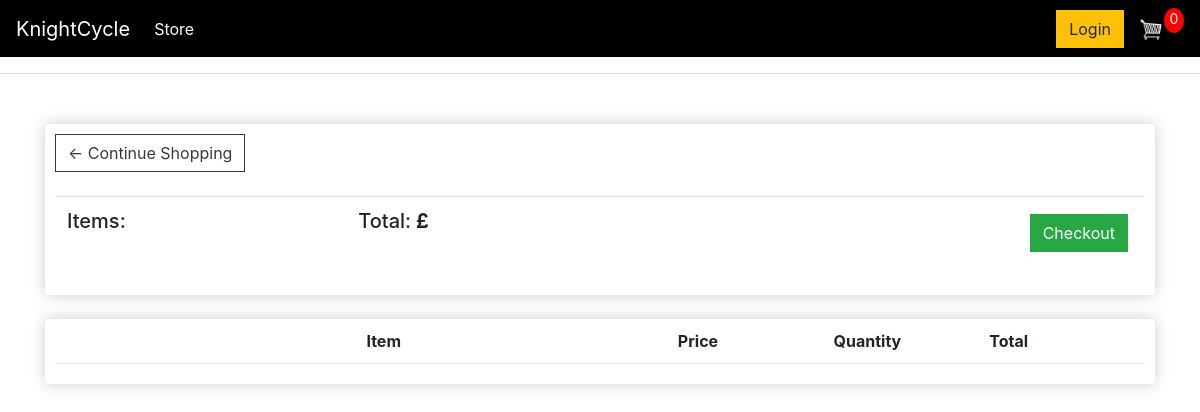
The page /cart/ (signed in) on the database as committed earlier.
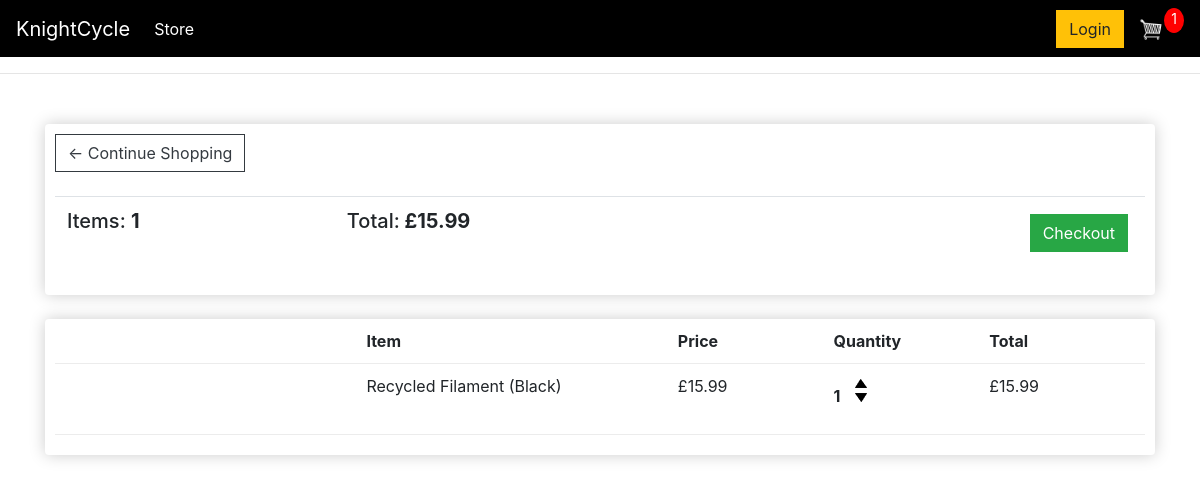
The same page on the database as committed later.
### store/models.py (models this page shows, shortened)
class Order(models.Model):
	customer = models.ForeignKey(Customer, on_delete=models.SET_NULL, null=True, blank=True)
	date_ordered = models.DateTimeField(auto_now_add=True)
	complete = models.BooleanField(default=False)
	transaction_id = models.CharField(max_length=100, null=True)
	@property
	def get_cart_total(self):
		orderitems = self.orderitem_set.all()
		total = sum([item.get_total for item in orderitems])
		return total
	@property
	def get_cart_items(self):
		orderitems = self.orderitem_set.all()
		total = sum([item.quantity for item in orderitems])
		return total

class OrderItem(models.Model):
	product = models.ForeignKey(Product, on_delete=models.SET_NULL, null=True)
	order = models.ForeignKey(Order, on_delete=models.SET_NULL, null=True)
	quantity = models.IntegerField(default=0, null=True, blank=True)
	date_added = models.DateTimeField(auto_now_add=True)
	@property
	def get_total(self):
		total = self.product.price * self.quantity
		return total

class Product(models.Model):
	name = models.CharField(max_length=200)
	slug = models.SlugField(unique=True, blank=True, max_length=255 )
	price = models.DecimalField(max_digits=7, decimal_places=2)
	description = models.TextField(blank=True)
	digital = models.BooleanField(default=False,null=True, blank=True)
	image = models.ImageField(upload_to='static/images/Products/', blank=True, null=True)
	is_active = models.BooleanField(default=True)
	created = models.DateTimeField(default=timezone.now)
	updated = models.DateTimeField(auto_now=True)
	@property
	def imageURL(self):
		try:
			return self.image.url
		except:
			return ''

### store/views.py (the view)
# urls.py: path('cart/', views.cart, name="cart"),
def cart(request):
    data = cartData(request)
    cartItems = data['cartItems']
    order = data['order']
    items = data['items']
    context = {'items':items, 'order':order, 'cartItems':cartItems}
    return render(request, 'store/cart.html', context)

### store/utils.py (called while the page is built, shortened)
def cartData(request):
    if request.user.is_authenticated:
        customer = request.user.customer
        last_address = ShippingAddress.objects.filter(customer=customer, is_saved=True).order_by('-date_added').first()
        needs_shipping = last_address is None
        order = Order.objects.filter(customer=customer, complete=False).first()
        items = order.orderitem_set.all() if order else []
        cartItems = order.get_cart_items if order else 0
    context = {'items': items, 'order': order, 'cartItems': cartItems, 'needs_shipping': needs_shipping, 'last_address': last_address}
    return context

### store/templates/store/cart.html
{% extends 'store/main.html' %}
{% load static %}
{% block content %}
	<div class="row">
		<div class="col-lg-12">
			<div class="box-element">
				<a  class="btn btn-outline-dark" href="{% url 'store:store' %}">&#x2190; Continue Shopping</a>
				<br>
				<br>
				<table class="table">
					<tr>
						<th><h5>Items: <strong>{{order.get_cart_items}}</strong></h5></th>
						<th><h5>Total:<strong> £{{order.get_cart_total|floatformat:2}}</strong></h5></th>
						<th>
							<a  style="float:right; margin:5px;" class="btn btn-success" href="{% url 'store:checkout' %}">Checkout</a>
						</th>
					</tr>
				</table>
			</div>
			<br>
			<div class="box-element">
				<div class="cart-row">
					<div style="flex:2"></div>
					<div style="flex:2"><strong>Item</strong></div>
					<div style="flex:1"><strong>Price</strong></div>
					<div style="flex:1"><strong>Quantity</strong></div>
					<div style="flex:1"><strong>Total</strong></div>
				</div>
				{% for item in items %}
				<div class="cart-row">
					<div style="flex:2"><img class="row-image" src="{{item.product.imageURL}}"></div>
					<div style="flex:2"><p>{{item.product.name}}</p></div>
					<div style="flex:1"><p>£{{item.product.price|floatformat:2}}</p></div>
					<div style="flex:1">
						<p class="quantity">{{item.quantity}}</p>
						<div class="quantity">
							<img data-product="{{item.product.id}}" data-action="add" class="chg-quantity update-cart" src="{% static  'images/arrow_up.png' %}">
							<img data-product="{{item.product.id}}" data-action="remove" class="chg-quantity update-cart" src="{% static  'images/arrow_down.png' %}">
						</div>
					</div>
					<div style="flex:1"><p>£{{item.get_total|floatformat:2}}</p></div>
				</div>
				{% endfor %}
			</div>
		</div>
	</div>
{% endblock content %}

### store/templates/store/main.html (shortened to what this page needs)
<!DOCTYPE html>
{% load static %}
<html>
    <head>
        <link rel="stylesheet" href="https://stackpath.bootstrapcdn.com/bootstrap/4.4.1/css/bootstrap.min.css">
        <link rel="stylesheet" type="text/css" href="{% static 'css/main.css' %}">
    </head>
    <body>
    <nav class="navbar navbar-expand-lg navbar-dark bg-dark">
    <a class="navbar-brand" href="{% url 'store:store' %}">KnightCycle</a>
    <div class="collapse navbar-collapse" id="navbarSupportedContent">
        <ul class="navbar-nav mr-auto">
        <li class="nav-item active">
            <a class="nav-link" href="{% url 'store:store' %}">Store <span class="sr-only">(current)</span></a>
        </li>
        </ul>
        <div class="form-inline my-2 my-lg-0">
            <a href="#"class="btn btn-warning">Login</a>
            <a href="{% url 'store:cart' %}">
                <img  id="cart-icon" src="{% static 'images/cart.png' %}">
            </a>
            <p id="cart-total">{{cartItems}}</p>
        </div>
    </div>
    </nav>
    <hr>
    <div class="container">
        <br>
        {% block content %}
        {% endblock %}
    </div>
    </body>
</html>

### static/css/main.css (style rules this page uses)
body { background-color: #ffffff; }
h1,h2,h3,h4,h5,h6 { color:#ff4f00(0, 0%, 30%); }
.box-element { box-shadow:hsl(0, 0%, 80%) 0 0 16px; background-color: #fff; border-radius: 4px; padding: 10px; }
.bg-dark { background-color: #000000!important; }
#cart-icon { width:25px; display: inline-block; margin-left: 15px; }
#cart-total { display: block; text-align: center; color:#fff; background-color: red; width: 20px; height: 25px; border-radius: 50%; font-size: 14px; }
.col-lg-4, .col-lg-6, .col-lg-8, .col-lg-12 { margin-top: 10px; }
.btn { border-radius: 0; }
.cart-row { display: flex; align-items: flex-stretch; padding-bottom: 10px; margin-bottom: 10px; border-bottom: 1px solid #ececec; }
.quantity { display: inline-block; font-weight: 700; padding-right:10px; }
.chg-quantity { width: 12px; cursor: pointer; display: block; margin-top: 5px; transition:.1s; }

Rows that differ between the two databases and show on the page:
added Order: get_cart_items "1", get_cart_total "15.99"
added OrderItem: product.name "Recycled Filament (Black)", product.price "15.99", quantity "1", get_total "15.99"
Other text that changed with them:
{{ cartItems }}: "0" → "1"
